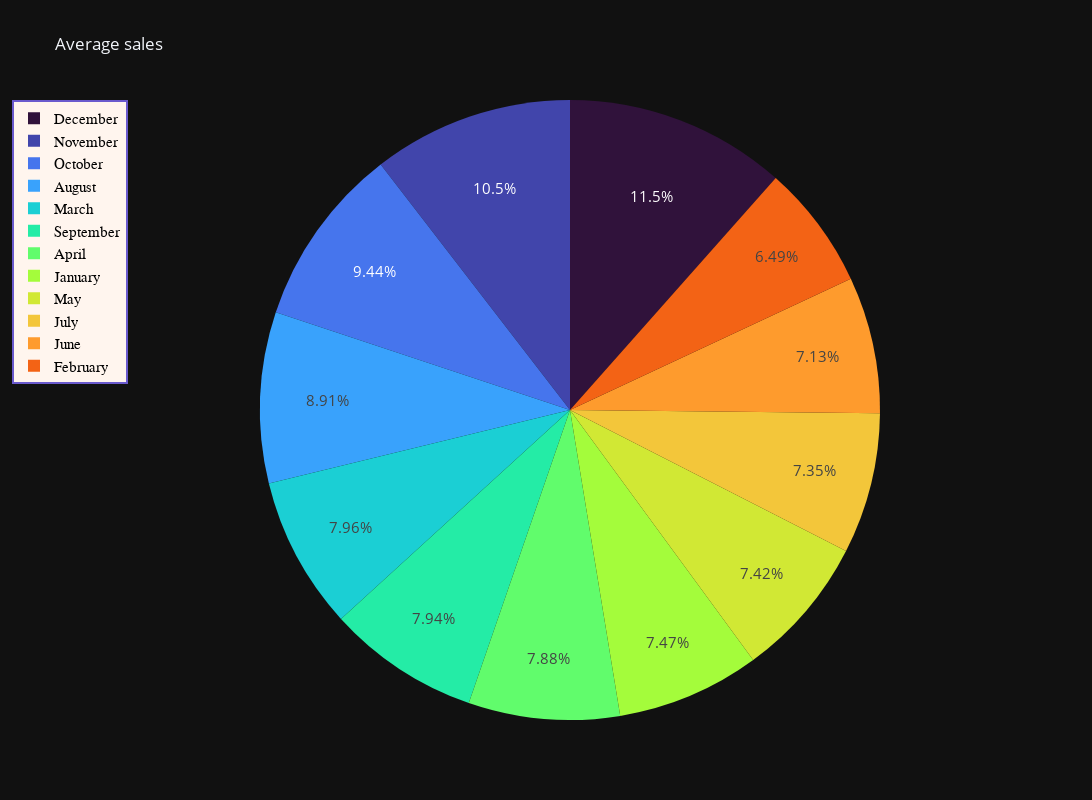

Write notebook code for a chart like this one.
### Code cell
fig = px.pie(df, values='avg_sales', names='month', title='Average sales',color_discrete_sequence=px.colors.sequential.Turbo)
fig.update_traces(textposition='inside', textfont_size=15)
fig.update_layout(autosize=False,
                  width=1500,
                  height=800,
                  template = "plotly_dark",
                  uniformtext_mode='hide',
                  legend=dict(
                  yanchor="top",
                  xanchor="right",
                  x=0,
                  y=1,
                  traceorder="normal",
                  title_font_family="Times New Roman",
                  font=dict(
                  family="Courier",
                  size=15,
                  color="black" ),
                  bgcolor="seashell",
                  bordercolor="slateblue",
                  borderwidth=2
    )
                )

fig.update_xaxes(showgrid= False)
fig.update_yaxes(showgrid= False)  


fig.show()

### Figure 1 — Plotly figure (JSON) as saved in the notebook; plotly's stock layout.template omitted (floating-point values rounded to 4 significant figures)
{"data": [{"domain": {"x": [0, 1], "y": [0, 1]}, "hovertemplate": "month=%{label}<br>avg_sales=%{value}<extra></extra>", "labels": ["January", "February", "March", "April", "May", "June", "July", "August", "September", "October", "November", "December"], "legendgroup": "", "name": "", "showlegend": true, "textfont": {"size": 15}, "textposition": "inside", "type": "pie", "values": [3517.0, 3055, 3745, 3712.0, 3493.0, 3357.0, 3460, 4197.0, 3737.0, 4445, 4923.0, 5437.0]}], "layout": {"autosize": false, "height": 800, "legend": {"bgcolor": "seashell", "bordercolor": "slateblue", "borderwidth": 2, "font": {"color": "black", "family": "Courier", "size": 15}, "title": {"font": {"family": "Times New Roman"}}, "tracegroupgap": 0, "traceorder": "normal", "x": 0, "xanchor": "right", "y": 1, "yanchor": "top"}, "piecolorway": ["#30123b", "#4145ab", "#4675ed", "#39a2fc", "#1bcfd4", "#24eca6", "#61fc6c", "#a4fc3b", "#d1e834", "#f3c63a", "#fe9b2d", "#f36315", "#d93806", "#b11901", "#7a0402"], "title": {"text": "Average sales"}, "uniformtext": {"mode": "hide"}, "width": 1500, "xaxis": {"showgrid": false}, "yaxis": {"showgrid": false}}}
